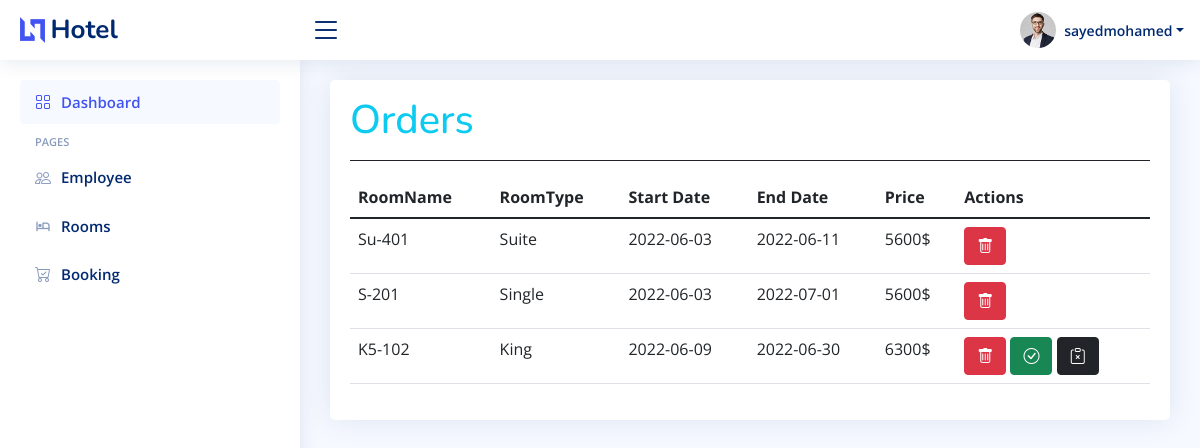
Page /adminpanle/orders-list/order-list.php (signed in) on the earlier database version.
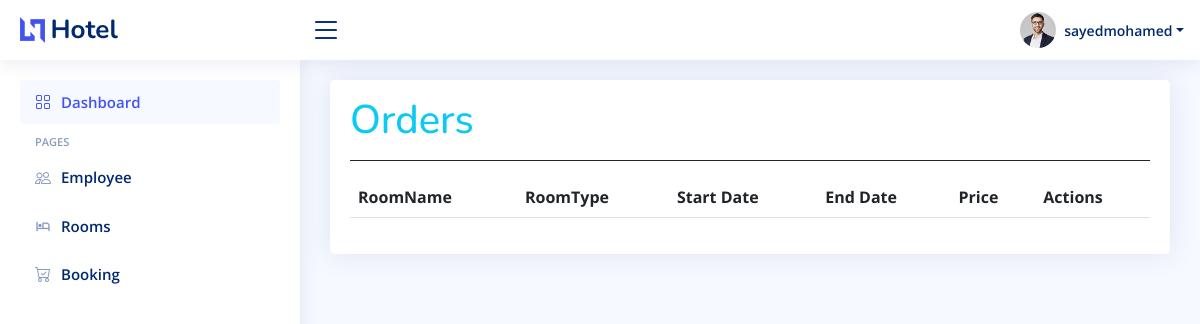
Same page on the later database version.
### tables this page shows
CREATE TABLE `orders` (
  `id` int(11) NOT NULL,
  `custmerId` int(11) NOT NULL,
  `categoryId` int(11) NOT NULL,
  `room_id` int(11) NOT NULL,
  `check_in` date NOT NULL,
  `check_out` date NOT NULL,
  `days` int(11) NOT NULL,
  `price` int(11) NOT NULL,
  `createAt` timestamp NOT NULL DEFAULT '0000-00-00 00:00:00',
  `status` varchar(255) NOT NULL DEFAULT 'whating'
);

CREATE TABLE `rooms` (
  `id` int(11) NOT NULL,
  `name` varchar(225) NOT NULL,
  `price` int(50) NOT NULL,
  `descriptions` varchar(225) DEFAULT NULL,
  `img` varchar(225) DEFAULT NULL,
  `adminId` int(11) NOT NULL,
  `categoryId` int(11) NOT NULL,
  `status` varchar(225) NOT NULL DEFAULT 'active',
  `createAt` timestamp NOT NULL DEFAULT CURRENT_TIMESTAMP ON UPDATE CURRENT_TIMESTAMP
);

CREATE TABLE `category` (
  `id` int(11) NOT NULL,
  `name` varchar(55) NOT NULL,
  `createAt` timestamp NOT NULL DEFAULT CURRENT_TIMESTAMP ON UPDATE CURRENT_TIMESTAMP
);

### adminpanle/orders-list/order-list.php (the view, shortened to what this page needs)
<?php
require __DIR__ . '/../init.php';
$select_order = "SELECT category.name as categoryName, orders.id as orderID ,orders.check_in as StartDay ,orders.check_out as EndDay,orders.price as orderPrice ,rooms.name as roomName, orders.status as orderStatus  from `orders` JOIN category on orders.categoryId=category.id  JOIN `rooms` on orders.room_id=rooms.id";
$order_Selection = mysqli_query($conn, $select_order);
?>
<main id="main" class="main">
    <section class="section">
        <div class="row">
            <div class="col-lg-12">
                <div class="card">
                    <div class="card-body">
                        <div class="d-flex mt-3 mb-3 border-bottom border-dark">
                            <h1 class="flex-grow-1  text-info mb-3">Orders</h1>
                        </div>
                        <table class="table rowtable ">
                            <thead>
                                <tr>
                                    <th scope="col">RoomName</th>
                                    <th scope="col">RoomType</th>
                                    <th scope="col">Start Date</th>
                                    <th scope="col">End Date</th>
                                    <th scope="col">Price</th>
                                    <th scope="col">Actions</th>
                                </tr>
                            </thead>
                            <tbody>
                                <?php foreach ($order_Selection as $data) { ?>
                                    <tr>
                                        <td><?php echo $data['roomName'] ?></td>
                                        <td><?php echo $data['categoryName'] ?></td>
                                        <td><?php echo $data['StartDay'] ?></td>
                                        <td><?php echo $data['EndDay'] ?></td>
                                        <td><?php echo $data['orderPrice'] ?><?php echo "$" ?></td>
                                        <td>
                                            <a class="btn btn-danger" href="/hotel/adminpanle/orders-list/order-list.php?delete=<?php echo $data['orderID'] ?>" onclick="return confirm('Are You Sure ? ')"><i class="bi bi-trash"></i></a>
                                            <?php
                                            if ($_SESSION['group'] == 'admin') {
                                                if ($data['orderStatus'] == 'whating') {
                                            ?>
                                                    <a class="btn btn-success" href="/hotel/adminpanle/orders-list/order-list.php?boking=aprove&id=<?php echo $data['orderID'] ?>"><i class="bi bi-check-circle"></i></a>
                                                    <a class="btn btn-dark" href="/hotel/adminpanle/orders-list/order-list.php?boking=filed&id=<?php echo $data['orderID'] ?>"><i class="bi bi-clipboard-x"></i></a>
                                            <?php
                                                }
                                            }
                                            ?>
                                        </td>
                                    </tr>
                                <?php } ?>
                            </tbody>
                        </table>
                    </div>
                </div>
            </div>
        </div>
    </section>
</main>
<?php
include '../includes/scripts.php';
?>

Differences in the rows shown:
removed orders: room.name "Su-401", categoryId.name "Suite", check_in "2022-06-03", check_out "2022-06-11", price "5600"
removed orders: room.name "S-201", categoryId.name "Single", check_in "2022-06-03", check_out "2022-07-01", price "5600"
removed orders: room.name "K5-102", categoryId.name "King", check_in "2022-06-09", check_out "2022-06-30", price "6300"
